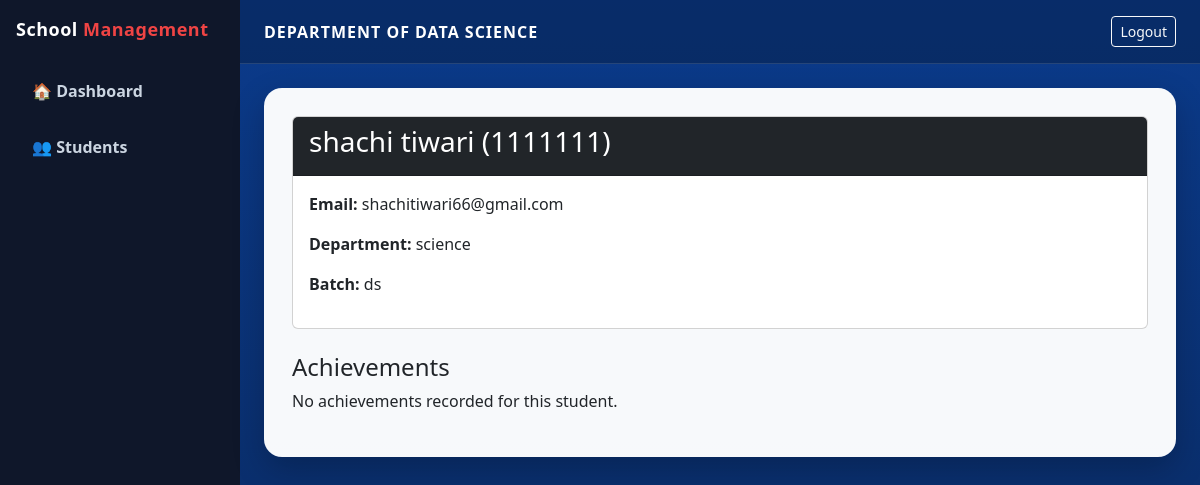
Screenshot of /student/5/ (signed in) with the database file from the repository.
### myapp2/models.py (models this page shows, shortened)
class Student(models.Model):
    name = models.CharField(max_length=100)
    email = models.EmailField()
    register_number = models.CharField(max_length=20, unique=True)
    course = models.CharField(max_length=100)
    batch = models.CharField(max_length=20)
    department = models.CharField(max_length=100)
    status = models.CharField(max_length=20, default='Active')
    created_at = models.DateTimeField(auto_now_add=True)  # add this

### myapp2/views.py (the view)
# urls.py: path('student/<int:pk>/', views.student_detail, name='student_detail'),
@login_required
def student_detail(request, pk):
    student = get_object_or_404(Student, pk=pk)
    achievements = student.achievements.all()
    context = {
        "student": student,
        "achievements": achievements
    }
    return render(request, "myapp2/student_single_detail.html", context)

### templates/myapp2/student_single_detail.html
{% extends "myapp2/base_auth.html" %}
{% block content %}
<div class="card mb-4">
    <div class="card-header bg-dark text-white">
        <h3>{{ student.name }} ({{ student.register_number }})</h3>
    </div>
    <div class="card-body">
        <p><strong>Email:</strong> {{ student.email }}</p>
        <p><strong>Department:</strong> {{ student.department }}</p>
        <p><strong>Batch:</strong> {{ student.batch }}</p>
    </div>
</div>
<h4>Achievements</h4>
<div class="row">
    {% for achievement in achievements %}
    <div class="col-md-6 mb-3">
        <div class="card border-primary">
            <div class="card-body">
                <h5 class="card-title">{{ achievement.title }}</h5>
                <h6 class="card-subtitle mb-2 text-muted">{{ achievement.date }}</h6>
                <p class="card-text">{{ achievement.description }}</p>
                <p>Status: <strong>{{ achievement.status }}</strong></p>
                </div>
        </div>
    </div>
    {% empty %}
    <p>No achievements recorded for this student.</p>
    {% endfor %}
</div>
{% endblock %}

### myapp2/static/myapp2/dashboard.css (style rules this page uses)
html, body { height: 100%; }
body { margin: 0; overflow-x: hidden; font-family: "Segoe UI", sans-serif; }

### rows the page displays
Student: name "shachi tiwari", register_number "1111111", email "shachitiwari66@gmail.com", department "science", batch "ds"
